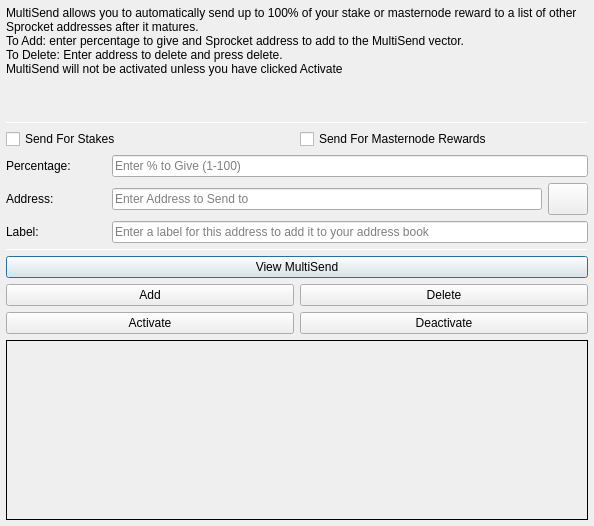
<?xml version="1.0" encoding="UTF-8"?>
<ui version="4.0">
 <class>MultiSendDialog</class>
 <widget class="QDialog" name="MultiSendDialog">
  <property name="windowModality">
   <enum>Qt::NonModal</enum>
  </property>
  <property name="geometry">
   <rect>
    <x>0</x>
    <y>0</y>
    <width>594</width>
    <height>526</height>
   </rect>
  </property>
  <property name="windowTitle">
   <string>MultiSend</string>
  </property>
  <layout class="QVBoxLayout" name="verticalLayout" stretch="0">
   <property name="leftMargin">
    <number>6</number>
   </property>
   <property name="topMargin">
    <number>6</number>
   </property>
   <property name="rightMargin">
    <number>6</number>
   </property>
   <property name="bottomMargin">
    <number>6</number>
   </property>
   <item>
    <layout class="QVBoxLayout" name="verticalLayout_Main" stretch="1,1,1,0,1,1,1">
     <item>
      <widget class="QLabel" name="label_2">
       <property name="lineWidth">
        <number>1</number>
       </property>
       <property name="text">
        <string>MultiSend allows you to automatically send up to 100% of your stake or masternode reward to a list of other Sprocket addresses after it matures.
To Add: enter percentage to give and Sprocket address to add to the MultiSend vector.
To Delete: Enter address to delete and press delete.
MultiSend will not be activated unless you have clicked Activate</string>
       </property>
       <property name="alignment">
        <set>Qt::AlignLeading|Qt::AlignLeft|Qt::AlignTop</set>
       </property>
       <property name="wordWrap">
        <bool>true</bool>
       </property>
      </widget>
     </item>
     <item>
      <widget class="Line" name="line">
       <property name="minimumSize">
        <size>
         <width>0</width>
         <height>1</height>
        </size>
       </property>
       <property name="maximumSize">
        <size>
         <width>16777215</width>
         <height>1</height>
        </size>
       </property>
       <property name="orientation">
        <enum>Qt::Horizontal</enum>
       </property>
      </widget>
     </item>
     <item>
      <layout class="QVBoxLayout" name="verticalLayout_Settings">
       <item>
        <layout class="QHBoxLayout" name="horizontalLayout">
         <item>
          <widget class="QCheckBox" name="multiSendStakeCheckBox">
           <property name="text">
            <string>Send For Stakes</string>
           </property>
          </widget>
         </item>
         <item>
          <widget class="QCheckBox" name="multiSendMasternodeCheckBox">
           <property name="text">
            <string>Send For Masternode Rewards</string>
           </property>
          </widget>
         </item>
        </layout>
       </item>
       <item>
        <layout class="QHBoxLayout" name="horizontalLayout_6">
         <item>
          <widget class="QLabel" name="label">
           <property name="minimumSize">
            <size>
             <width>100</width>
             <height>0</height>
            </size>
           </property>
           <property name="toolTip">
            <string>Percentage of stake to send</string>
           </property>
           <property name="text">
            <string>Percentage:</string>
           </property>
          </widget>
         </item>
         <item>
          <widget class="QLineEdit" name="multiSendPercentEdit">
           <property name="toolTip">
            <string>Enter whole numbers 1 - 100</string>
           </property>
           <property name="placeholderText">
            <string>Enter % to Give (1-100)</string>
           </property>
          </widget>
         </item>
        </layout>
       </item>
       <item>
        <layout class="QHBoxLayout" name="horizontalLayout_7">
         <item>
          <widget class="QLabel" name="label_5">
           <property name="minimumSize">
            <size>
             <width>100</width>
             <height>0</height>
            </size>
           </property>
           <property name="toolTip">
            <string>Address to send portion of stake to</string>
           </property>
           <property name="text">
            <string>Address:</string>
           </property>
          </widget>
         </item>
         <item>
          <widget class="QLineEdit" name="multiSendAddressEdit">
           <property name="toolTip">
            <string/>
           </property>
           <property name="placeholderText">
            <string>Enter Address to Send to</string>
           </property>
          </widget>
         </item>
         <item>
          <widget class="QPushButton" name="addressBookButton">
           <property name="maximumSize">
            <size>
             <width>16777215</width>
             <height>32</height>
            </size>
           </property>
           <property name="toolTip">
            <string>Choose an address from the address book</string>
           </property>
           <property name="text">
            <string/>
           </property>
           <property name="icon">
            <iconset resource="../sprocket.qrc">
             <normaloff>:/icons/address-book</normaloff>:/icons/address-book</iconset>
           </property>
           <property name="shortcut">
            <string>Alt+A</string>
           </property>
           <property name="autoDefault">
            <bool>false</bool>
           </property>
          </widget>
         </item>
        </layout>
       </item>
      </layout>
     </item>
     <item>
      <layout class="QHBoxLayout" name="horizontalLayout_3">
       <item>
        <widget class="QLabel" name="label_3">
         <property name="minimumSize">
          <size>
           <width>100</width>
           <height>0</height>
          </size>
         </property>
         <property name="text">
          <string>Label:</string>
         </property>
        </widget>
       </item>
       <item>
        <widget class="QLineEdit" name="labelAddressLabelEdit">
         <property name="placeholderText">
          <string>Enter a label for this address to add it to your address book</string>
         </property>
        </widget>
       </item>
      </layout>
     </item>
     <item>
      <widget class="Line" name="line_2">
       <property name="minimumSize">
        <size>
         <width>0</width>
         <height>1</height>
        </size>
       </property>
       <property name="maximumSize">
        <size>
         <width>16777215</width>
         <height>1</height>
        </size>
       </property>
       <property name="orientation">
        <enum>Qt::Horizontal</enum>
       </property>
      </widget>
     </item>
     <item>
      <layout class="QVBoxLayout" name="verticalLayout_Buttons">
       <item>
        <layout class="QHBoxLayout" name="horizontalLayout_4">
         <item>
          <widget class="QPushButton" name="viewButton">
           <property name="toolTip">
            <string/>
           </property>
           <property name="statusTip">
            <string>View MultiSend Vector</string>
           </property>
           <property name="text">
            <string>View MultiSend</string>
           </property>
          </widget>
         </item>
        </layout>
       </item>
       <item>
        <layout class="QHBoxLayout" name="horizontalLayout_2">
         <item>
          <widget class="QPushButton" name="addButton">
           <property name="toolTip">
            <string/>
           </property>
           <property name="statusTip">
            <string>Add to MultiSend Vector</string>
           </property>
           <property name="text">
            <string>Add</string>
           </property>
          </widget>
         </item>
         <item>
          <widget class="QPushButton" name="deleteButton">
           <property name="toolTip">
            <string/>
           </property>
           <property name="statusTip">
            <string>Delete Address From MultiSend Vector</string>
           </property>
           <property name="text">
            <string>Delete</string>
           </property>
          </widget>
         </item>
        </layout>
       </item>
       <item>
        <layout class="QHBoxLayout" name="horizontalLayout_5">
         <item>
          <widget class="QPushButton" name="activateButton">
           <property name="statusTip">
            <string>Activate MultiSend</string>
           </property>
           <property name="text">
            <string>Activate</string>
           </property>
          </widget>
         </item>
         <item>
          <widget class="QPushButton" name="disableButton">
           <property name="statusTip">
            <string>Deactivate MultiSend</string>
           </property>
           <property name="text">
            <string>Deactivate</string>
           </property>
          </widget>
         </item>
        </layout>
       </item>
      </layout>
     </item>
     <item>
      <widget class="QLabel" name="message">
       <property name="minimumSize">
        <size>
         <width>0</width>
         <height>180</height>
        </size>
       </property>
       <property name="frameShape">
        <enum>QFrame::Panel</enum>
       </property>
       <property name="frameShadow">
        <enum>QFrame::Plain</enum>
       </property>
       <property name="lineWidth">
        <number>1</number>
       </property>
       <property name="midLineWidth">
        <number>1</number>
       </property>
       <property name="text">
        <string/>
       </property>
       <property name="alignment">
        <set>Qt::AlignLeading|Qt::AlignLeft|Qt::AlignTop</set>
       </property>
       <property name="wordWrap">
        <bool>true</bool>
       </property>
      </widget>
     </item>
    </layout>
   </item>
  </layout>
 </widget>
 <resources>
  <include location="../sprocket.qrc"/>
 </resources>
 <connections/>
</ui>
